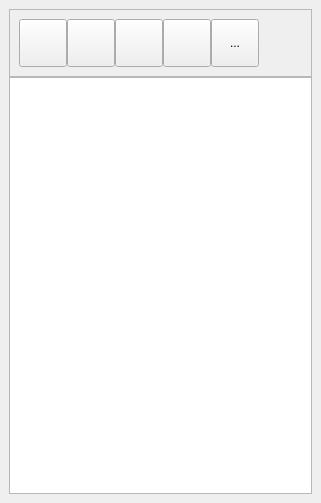
<ui version="4.0" >
 <class>MTicketBase</class>
 <widget class="QWidget" name="MTicketBase" >
  <property name="geometry" >
   <rect>
    <x>0</x>
    <y>0</y>
    <width>321</width>
    <height>503</height>
   </rect>
  </property>
  <property name="minimumSize" >
   <size>
    <width>250</width>
    <height>0</height>
   </size>
  </property>
  <property name="windowTitle" >
   <string>Form</string>
  </property>
  <layout class="QVBoxLayout" >
   <property name="spacing" >
    <number>0</number>
   </property>
   <property name="margin" >
    <number>9</number>
   </property>
   <item>
    <widget class="QFrame" name="frame" >
     <property name="frameShape" >
      <enum>QFrame::StyledPanel</enum>
     </property>
     <property name="frameShadow" >
      <enum>QFrame::Raised</enum>
     </property>
     <layout class="QHBoxLayout" >
      <property name="spacing" >
       <number>0</number>
      </property>
      <property name="margin" >
       <number>9</number>
      </property>
      <item>
       <widget class="QToolButton" name="mui_imprimir" >
        <property name="minimumSize" >
         <size>
          <width>48</width>
          <height>48</height>
         </size>
        </property>
        <property name="maximumSize" >
         <size>
          <width>48</width>
          <height>48</height>
         </size>
        </property>
        <property name="focusPolicy" >
         <enum>Qt::NoFocus</enum>
        </property>
        <property name="toolTip" >
         <string>Imprimir ticket</string>
        </property>
        <property name="whatsThis" >
         <string>Imprimir ticket</string>
        </property>
        <property name="text" >
         <string/>
        </property>
        <property name="icon" >
         <iconset resource="../../../bulmages.qrc" >
          <normaloff>:/Images/document-print.svg</normaloff>:/Images/document-print.svg</iconset>
        </property>
        <property name="iconSize" >
         <size>
          <width>32</width>
          <height>32</height>
         </size>
        </property>
       </widget>
      </item>
      <item>
       <widget class="QToolButton" name="mui_subir" >
        <property name="minimumSize" >
         <size>
          <width>48</width>
          <height>48</height>
         </size>
        </property>
        <property name="maximumSize" >
         <size>
          <width>48</width>
          <height>48</height>
         </size>
        </property>
        <property name="focusPolicy" >
         <enum>Qt::NoFocus</enum>
        </property>
        <property name="toolTip" >
         <string>Subir</string>
        </property>
        <property name="whatsThis" >
         <string>Subir</string>
        </property>
        <property name="text" >
         <string/>
        </property>
        <property name="icon" >
         <iconset resource="../../../bulmages.qrc" >
          <normaloff>:/BulmaCont32x32/images/png/i_up.png</normaloff>:/BulmaCont32x32/images/png/i_up.png</iconset>
        </property>
        <property name="iconSize" >
         <size>
          <width>32</width>
          <height>32</height>
         </size>
        </property>
       </widget>
      </item>
      <item>
       <widget class="QToolButton" name="mui_bajar" >
        <property name="minimumSize" >
         <size>
          <width>48</width>
          <height>48</height>
         </size>
        </property>
        <property name="maximumSize" >
         <size>
          <width>48</width>
          <height>48</height>
         </size>
        </property>
        <property name="focusPolicy" >
         <enum>Qt::NoFocus</enum>
        </property>
        <property name="toolTip" >
         <string>Bajar</string>
        </property>
        <property name="whatsThis" >
         <string>Bajar</string>
        </property>
        <property name="text" >
         <string/>
        </property>
        <property name="icon" >
         <iconset resource="../../../bulmages.qrc" >
          <normaloff>:/BulmaCont32x32/images/png/i_down.png</normaloff>:/BulmaCont32x32/images/png/i_down.png</iconset>
        </property>
        <property name="iconSize" >
         <size>
          <width>32</width>
          <height>32</height>
         </size>
        </property>
       </widget>
      </item>
      <item>
       <widget class="QToolButton" name="mui_borrar" >
        <property name="minimumSize" >
         <size>
          <width>48</width>
          <height>48</height>
         </size>
        </property>
        <property name="maximumSize" >
         <size>
          <width>48</width>
          <height>48</height>
         </size>
        </property>
        <property name="focusPolicy" >
         <enum>Qt::NoFocus</enum>
        </property>
        <property name="toolTip" >
         <string>Borrar articulo</string>
        </property>
        <property name="whatsThis" >
         <string>Borrar articulo</string>
        </property>
        <property name="text" >
         <string/>
        </property>
        <property name="icon" >
         <iconset resource="../../../bulmages.qrc" >
          <normaloff>:/BulmaCont32x32/images/png/i_editDelete.png</normaloff>:/BulmaCont32x32/images/png/i_editDelete.png</iconset>
        </property>
        <property name="iconSize" >
         <size>
          <width>32</width>
          <height>32</height>
         </size>
        </property>
       </widget>
      </item>
      <item>
       <widget class="QToolButton" name="mui_reimprimir" >
        <property name="minimumSize" >
         <size>
          <width>48</width>
          <height>48</height>
         </size>
        </property>
        <property name="maximumSize" >
         <size>
          <width>48</width>
          <height>48</height>
         </size>
        </property>
        <property name="text" >
         <string>...</string>
        </property>
        <property name="icon" >
         <iconset resource="../../../bulmages.qrc" >
          <normaloff>:/Images/document-print.svg</normaloff>:/Images/document-print.svg</iconset>
        </property>
        <property name="iconSize" >
         <size>
          <width>32</width>
          <height>32</height>
         </size>
        </property>
       </widget>
      </item>
      <item>
       <spacer name="horizontalSpacer" >
        <property name="orientation" >
         <enum>Qt::Horizontal</enum>
        </property>
        <property name="sizeHint" stdset="0" >
         <size>
          <width>40</width>
          <height>20</height>
         </size>
        </property>
       </spacer>
      </item>
     </layout>
    </widget>
   </item>
   <item>
    <widget class="QTextBrowser" name="mui_browser" >
     <property name="focusPolicy" >
      <enum>Qt::NoFocus</enum>
     </property>
    </widget>
   </item>
  </layout>
 </widget>
 <resources>
  <include location="../../../bulmages.qrc" />
 </resources>
 <connections/>
</ui>
